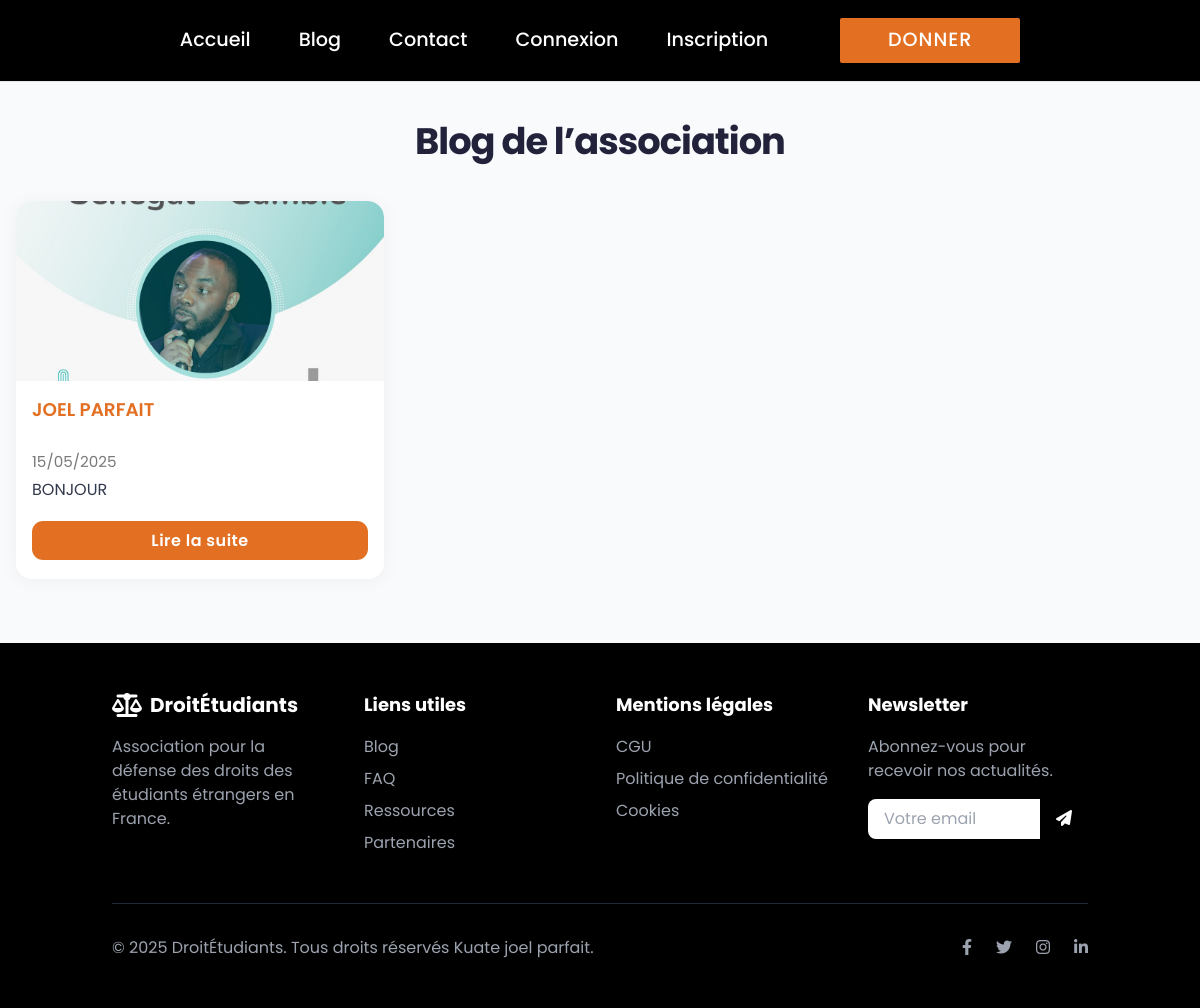
Screenshot of /blog/ with the database file from the repository.
### core/models.py (models this page shows, shortened)
class Article(models.Model):
    ETAT_CHOICES = [
        ('brouillon', 'Brouillon'),
        ('attente', 'En attente'),
        ('publie', 'Publié'),
        ('rejete', 'Rejeté'),
    ]
    titre = models.CharField(max_length=200)
    slug = models.SlugField(unique=True)
    auteur = models.ForeignKey(User, on_delete=models.CASCADE)
    contenu = models.TextField()
    image = models.ImageField(upload_to='articles/', null=True, blank=True)
    etat = models.CharField(max_length=10, choices=ETAT_CHOICES, default='brouillon')
    date_creation = models.DateTimeField(auto_now_add=True)
    date_publication = models.DateTimeField(null=True, blank=True)

### core/views.py (the view)
# urls.py: path('blog/', views.blog_list, name='blog_list'),
def blog_list(request):
    articles = Article.objects.filter(etat='publie').order_by('-date_publication')
    return render(request, 'core/blog_list.html', {'articles': articles})

### core/templates/core/blog_list.html (shortened to what this page needs)
{% extends 'core/base.html' %}
{% block content %}
<!DOCTYPE html>
<html lang="fr">
<head>
    <script src="https://cdn.tailwindcss.com"></script>
    <link rel="stylesheet" href="https://cdnjs.cloudflare.com/ajax/libs/font-awesome/6.4.0/css/all.min.css">
</head>
<div class="blog-container">
    <h1 class="blog-title">Blog de l’association</h1>
    {% if articles %}
    <div class="grid-articles">
        {% for article in articles %}
        <div class="article-card">
            <a href="{% url 'blog_detail' article.slug %}">
                {% if article.image %}
                <img src="{{ article.image.url }}" alt="{{ article.titre }}" class="article-img">
                {% else %}
                <div class="img-placeholder">
                    <span>📄</span>
                </div>
                {% endif %}
            </a>
            <a href="{% url 'blog_detail' article.slug %}">
                <div class="article-title">{{ article.titre }}</div>
            </a>
            <div class="article-date">{{ article.date_publication|date:"d/m/Y" }}</div>
            <div class="article-content">{{ article.contenu|truncatechars:120 }}</div>
            <a href="{% url 'blog_detail' article.slug %}" class="btn-read">Lire la suite</a>
        </div>
        {% endfor %}
    </div>
    {% else %}
        <div class="empty-message">
            Aucun article publié pour l’instant.
        </div>
    {% endif %}
</div>
    <footer class="bg-black text-white py-12">
        <div class="container mx-auto px-6">
            <div class="grid grid-cols-1 md:grid-cols-4 gap-8">
                <div>
                    <div class="flex items-center space-x-2 mb-4">
                        <i class="fas fa-balance-scale text-secondary text-2xl"></i>
                        <span class="font-bold text-xl">DroitÉtudiants</span>
                    </div>
                    <p class="text-gray-400">Association pour la défense des droits des étudiants étrangers en France.</p>
                </div>
                <div>
                    <h4 class="font-bold text-lg mb-4">Liens utiles</h4>
                    <ul class="space-y-2">
                        <li><a href="#" class="text-gray-400 hover:text-secondary transition duration-300">Blog</a></li>
                        <li><a href="#" class="text-gray-400 hover:text-secondary transition duration-300">FAQ</a></li>
                        <li><a href="#" class="text-gray-400 hover:text-secondary transition duration-300">Ressources</a></li>
                        <li><a href="#" class="text-gray-400 hover:text-secondary transition duration-300">Partenaires</a></li>
                    </ul>
                </div>
                <div>
                    <h4 class="font-bold text-lg mb-4">Mentions légales</h4>
                    <ul class="space-y-2">
                        <li><a href="#" class="text-gray-400 hover:text-secondary transition duration-300">CGU</a></li>
                        <li><a href="#" class="text-gray-400 hover:text-secondary transition duration-300">Politique de confidentialité</a></li>
                        <li><a href="#" class="text-gray-400 hover:text-secondary transition duration-300">Cookies</a></li>
                    </ul>
                </div>
                <div>
                    <h4 class="font-bold text-lg mb-4">Newsletter</h4>
                    <p class="text-gray-400 mb-4">Abonnez-vous pour recevoir nos actualités.</p>
                    <div class="flex">
                        <input type="email" placeholder="Votre email" class="px-4 py-2 rounded-l-lg focus:outline-none text-black w-full">
                        <button class="bg-secondary hover:bg-orange-700 px-4 py-2 rounded-r-lg">
                            <i class="fas fa-paper-plane"></i>
                        </button>
                    </div>
                </div>
            </div>
            <div class="border-t border-gray-800 mt-12 pt-8 flex flex-col md:flex-row justify-between items-center">
                <p class="text-gray-400 mb-4 md:mb-0">© 2025 DroitÉtudiants. Tous droits réservés Kuate joel parfait.</p>
                <div class="flex space-x-6">
                    <a href="#" class="text-gray-400 hover:text-secondary transition duration-300">
                        <i class="fab fa-facebook-f"></i>
                    </a>
                    <a href="#" class="text-gray-400 hover:text-secondary transition duration-300">
                        <i class="fab fa-twitter"></i>
                    </a>
                    <a href="#" class="text-gray-400 hover:text-secondary transition duration-300">
                        <i class="fab fa-instagram"></i>
                    </a>
                    <a href="#" class="text-gray-400 hover:text-secondary transition duration-300">
                        <i class="fab fa-linkedin-in"></i>
                    </a>
                </div>
            </div>
        </div>
    </footer>
</body>
</html>
{% endblock %}

### core/templates/core/base.html (style rules this page uses)
body, .main-navbar ul li a, .donate-btn { font-family: 'Poppins', Arial, Helvetica, sans-serif; }

### core/templates/core/blog_list.html (style rules this page uses)
:root { --primary: #22223b; --secondary: #e37022; --bg-light: #f9fafb; --border-radius: 1rem; --font-main: 'Poppins', Arial, sans-serif; --shadow: 0 2px 16px 0 rgba(100, 100, 100, 0.07); }
body { font-family: var(--font-main); background: var(--bg-light); }
.blog-container { max-width: 1200px; margin: 0 auto; padding: 2rem 1rem 4rem 1rem; }
.blog-title { text-align: center; font-size: 2.3rem; font-weight: 700; color: var(--primary); margin-bottom: 2rem; letter-spacing: -1px; }
.grid-articles { display: grid; grid-template-columns: 1fr; gap: 2rem; }
@media (min-width: 700px) { .grid-articles { grid-template-columns: 1fr 1fr; } }
@media (min-width: 1000px) { .grid-articles { grid-template-columns: 1fr 1fr 1fr; } }
.article-card { background: #fff; border-radius: var(--border-radius); box-shadow: var(--shadow); display: flex; flex-direction: column; height: 100%; transition: transform 0.14s, box-shadow 0.14s; overflow: hidden; position: relative; }
.article-img { width: 100%; height: 180px; object-fit: cover; border-top-left-radius: var(--border-radius); border-top-right-radius: var(--border-radius); background: #ececec; display: block; }
.article-title { color: var(--secondary); font-size: 1.15rem; font-weight: 600; margin: 1.1rem 1rem 0.5rem 1rem; min-height: 44px; line-height: 1.2; }
.article-date { margin: 0 1rem 0.3rem 1rem; font-size: 0.95rem; color: #7a7a7a; }
.article-content { margin: 0 1rem 1.2rem 1rem; color: #33394c; font-size: 1rem; flex: 1 1 auto; }
.btn-read { margin: 0 1rem 1.2rem 1rem; padding: 0.45em 1.4em; background: var(--secondary); color: #fff; border: none; border-radius: 0.7rem; font-weight: 600; font-size: 1rem; letter-spacing: 0.5px; text-align: center; text-decoration: none; transition: background 0.18s; cursor: pointer; display: inline-block; outline: none; }

### rows the page displays
Article: image (picture), titre "JOEL PARFAIT", date_publication "15/05/2025", contenu "BONJOUR"
